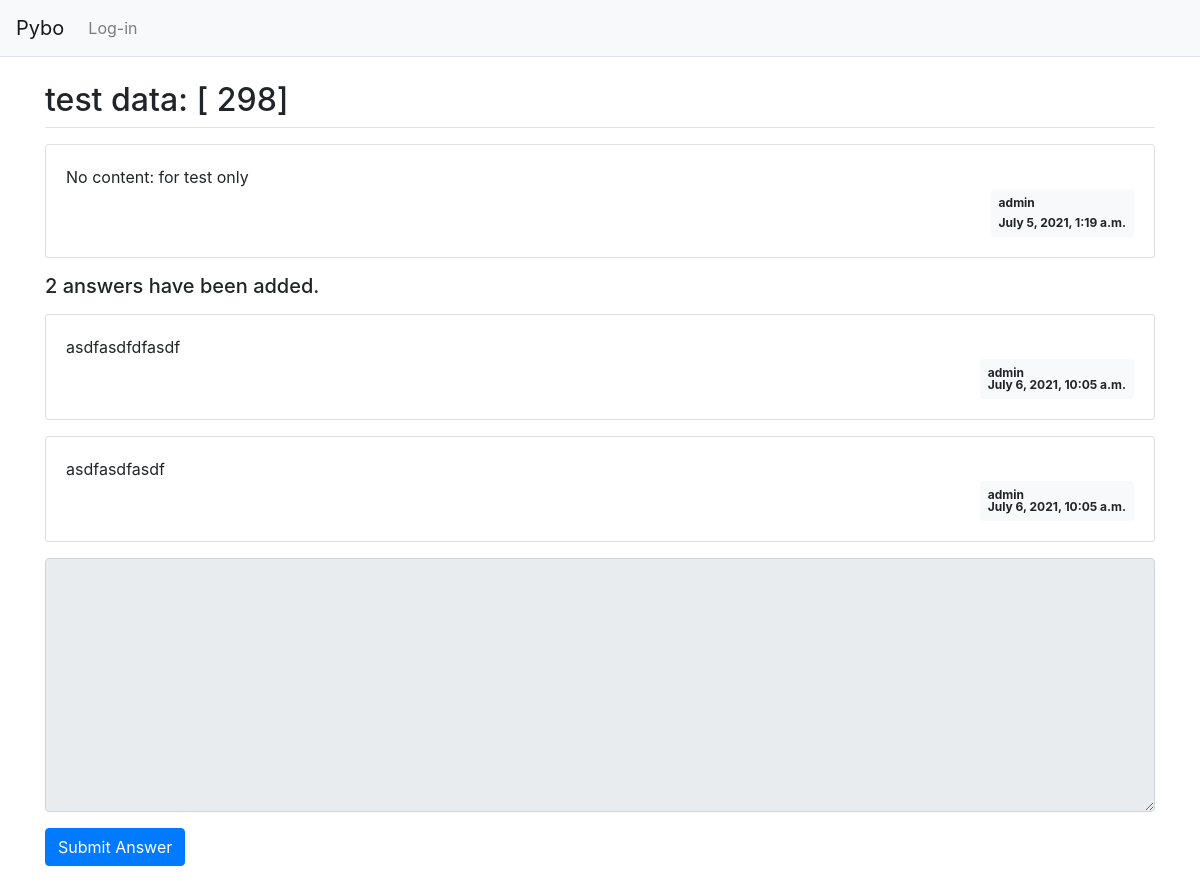
/pybo/1205/, run on the app's committed database.
### pybo/models.py (models this page shows, shortened)
class Question(models.Model):
    subject = models.CharField(max_length=200)
    content = models.TextField()
    author = models.ForeignKey(User, on_delete=models.CASCADE)
    create_date = models.DateTimeField()
    modify_date = models.DateTimeField(null=True, blank=True)

class Answer(models.Model):
    question = models.ForeignKey(Question, on_delete=models.CASCADE)
    content = models.TextField()
    author = models.ForeignKey(User, on_delete=models.CASCADE)
    create_date = models.DateTimeField()
    modify_date = models.DateTimeField(null=True, blank=True)

### pybo/views.py (the view)
# urls.py: path('<int:question_id>/', views.detail, name='detail'),
def detail(request, question_id):
    question = get_object_or_404(Question, pk=question_id)
    context = {'question': question}
    return render(request, 'pybo/question_detail.html', context)

### templates/pybo/question_detail.html (shortened to what this page needs)
{% extends 'base.html' %}
{% block content %}
<div class="container my-3">
        <h2 class="border-bottom py-2">{{ question.subject }}</h2>
        <div class="card my-3">
                <div class="card-body">
                        <div class="card-text" style="white-space: pre-line;">{{ question.content }}</div>
                        <div class="d-flex justify-content-end">
                                <div class="badge badge-light p-2 text-left">
                                        <div class="mb-2">{{ question.author.username }}</div>
                                        <div>{{ question.create_date }}</div>
                                </div>
                        </div>
                </div>
        </div>
        <h5> {{ question.answer_set.count }} answers have been added.</h5>
        {% for answer in question.answer_set.all %}
        <div class="card my-3">
                <div class="card-body">
                        <div class="card-text" style="white-space: pre-line;"> {{ answer.content }}</div>
                        <div class="d-flex justify-content-end">
                                <div class="badge badge-light p-2 text-left">
                                        <div>{{ answer.author.username }}</div>
                                        <div>{{ answer.create_date }}</div>
                                </div>
                        </div>
                        </div>
        </div>
        {% endfor %}
        <form action="{% url 'pybo:answer_create' question.id %}" method="post" class="my-3">
                <div class="form-group">
                <textarea {% if not user.is_authenticated %} disabled {% endif %} name="content" id="content" class="form-control" rows="10"></textarea>
                </div>
                <input type="submit" value="Submit Answer", class="btn btn-primary">
        </form>
</div>
{% endblock %}

### data on the page
Question: subject "test data: [ 298]", content "No content: for test only", author.username "admin", create_date "July 5, 2021, 1:19 a.m.", answer_set.count "2"
Answer: content "asdfasdfdfasdf", author.username "admin", create_date "July 6, 2021, 10:05 a.m."
Answer: content "asdfasdfasdf", author.username "admin", create_date "July 6, 2021, 10:05 a.m."
